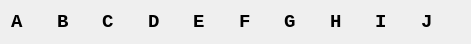
   <widget class="QWidget" name="layoutWidget_2">
    <property name="geometry">
     <rect>
      <x>77</x>
      <y>41</y>
      <width>471</width>
      <height>24</height>
     </rect>
    </property>
    <layout class="QHBoxLayout" name="horizontalLayout_16">
     <item>
      <widget class="QLabel" name="A">
       <property name="font">
        <font>
         <family>Courier New</family>
         <pointsize>14</pointsize>
         <weight>75</weight>
         <bold>true</bold>
        </font>
       </property>
       <property name="text">
        <string>A</string>
       </property>
      </widget>
     </item>
     <item>
      <widget class="QLabel" name="B">
       <property name="sizePolicy">
        <sizepolicy hsizetype="Preferred" vsizetype="Preferred">
         <horstretch>0</horstretch>
         <verstretch>0</verstretch>
        </sizepolicy>
       </property>
       <property name="font">
        <font>
         <family>Courier New</family>
         <pointsize>14</pointsize>
         <weight>75</weight>
         <bold>true</bold>
        </font>
       </property>
       <property name="text">
        <string>B</string>
       </property>
      </widget>
     </item>
     <item>
      <widget class="QLabel" name="C">
       <property name="font">
        <font>
         <family>Courier New</family>
         <pointsize>14</pointsize>
         <weight>75</weight>
         <bold>true</bold>
        </font>
       </property>
       <property name="text">
        <string>C</string>
       </property>
      </widget>
     </item>
     <item>
      <widget class="QLabel" name="D">
       <property name="font">
        <font>
         <family>Courier New</family>
         <pointsize>14</pointsize>
         <weight>75</weight>
         <bold>true</bold>
        </font>
       </property>
       <property name="text">
        <string>D</string>
       </property>
      </widget>
     </item>
     <item>
      <widget class="QLabel" name="E">
       <property name="font">
        <font>
         <family>Courier New</family>
         <pointsize>14</pointsize>
         <weight>75</weight>
         <bold>true</bold>
        </font>
       </property>
       <property name="text">
        <string>E</string>
       </property>
      </widget>
     </item>
     <item>
      <widget class="QLabel" name="F">
       <property name="sizePolicy">
        <sizepolicy hsizetype="Preferred" vsizetype="Preferred">
         <horstretch>0</horstretch>
         <verstretch>0</verstretch>
        </sizepolicy>
       </property>
       <property name="font">
        <font>
         <family>Courier New</family>
         <pointsize>14</pointsize>
         <weight>75</weight>
         <bold>true</bold>
        </font>
       </property>
       <property name="text">
        <string>F</string>
       </property>
      </widget>
     </item>
     <item>
      <widget class="QLabel" name="G">
       <property name="font">
        <font>
         <family>Courier New</family>
         <pointsize>14</pointsize>
         <weight>75</weight>
         <bold>true</bold>
        </font>
       </property>
       <property name="text">
        <string>G</string>
       </property>
      </widget>
     </item>
     <item>
      <widget class="QLabel" name="H">
       <property name="font">
        <font>
         <family>Courier New</family>
         <pointsize>14</pointsize>
         <weight>75</weight>
         <bold>true</bold>
        </font>
       </property>
       <property name="text">
        <string>H</string>
       </property>
      </widget>
     </item>
     <item>
      <widget class="QLabel" name="I">
       <property name="font">
        <font>
         <family>Courier New</family>
         <pointsize>14</pointsize>
         <weight>75</weight>
         <bold>true</bold>
        </font>
       </property>
       <property name="text">
        <string>I</string>
       </property>
      </widget>
     </item>
     <item>
      <widget class="QLabel" name="J">
       <property name="font">
        <font>
         <family>Courier New</family>
         <pointsize>14</pointsize>
         <weight>75</weight>
         <bold>true</bold>
        </font>
       </property>
       <property name="text">
        <string>J</string>
       </property>
      </widget>
     </item>
    </layout>
   </widget>
